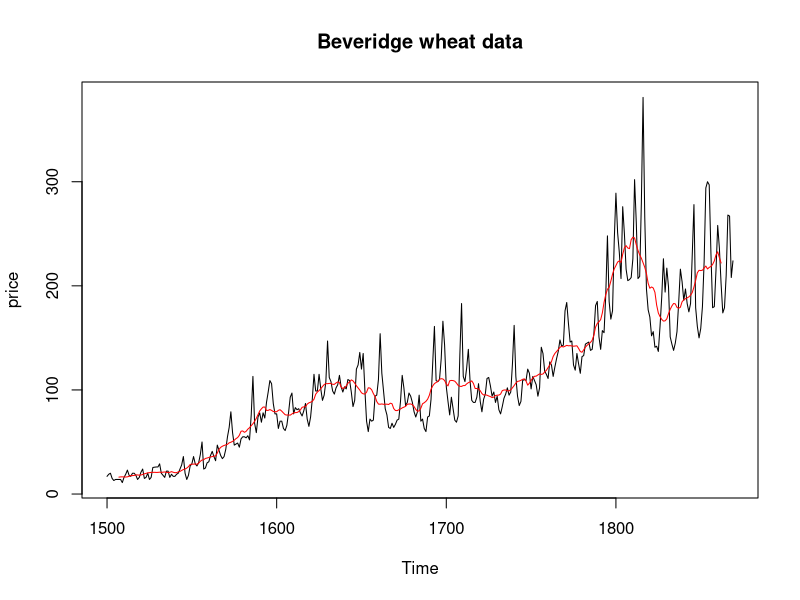
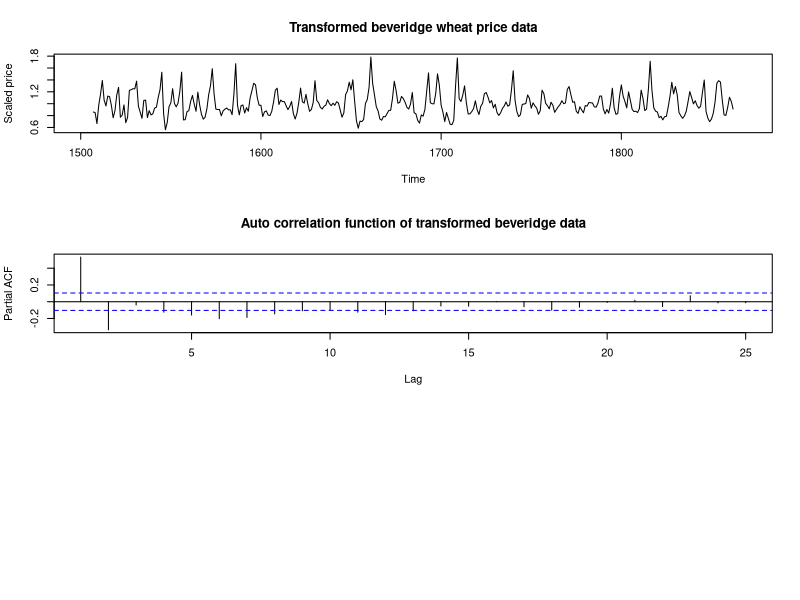

R code for these plots, in order:
beveridge = read.table('beveridge_wheat.txt')
beveridge.ts =ts(beveridge[,2], start=1500)
plot(beveridge.ts, main ='Beveridge wheat data', ylab = 'price')
beveridge.Ma = filter(beveridge.ts, rep(1/15, 15), sides = 2)
lines(beveridge.Ma,col='red')

par(mfrow=c(3,1))
y = beveridge.ts / beveridge.Ma
plot(y, ylab = 'Scaled price', main='Transformed beveridge wheat price data')

acf(na.omit(y), main='Auto correlation function of transformed beveridge data', type = 'partial')
ar(na.omit(y), order.max =5)


